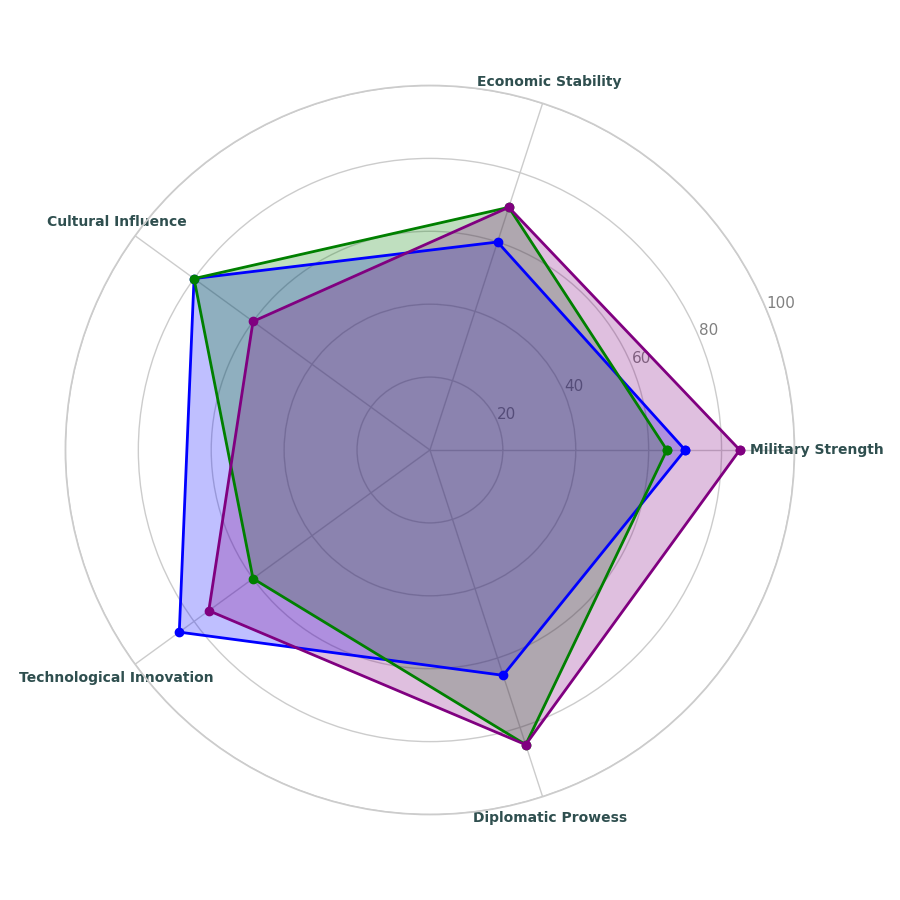

Here is the Python script that generated this plot:
import matplotlib.pyplot as plt
import numpy as np

attributes = ['Military Strength', 'Economic Stability', 'Cultural Influence', 
              'Technological Innovation', 'Diplomatic Prowess']

eldoria_stats = [70, 60, 80, 85, 65]
dracoria_stats = [65, 70, 80, 60, 85]
lunaria_stats = [85, 70, 60, 75, 85]

data = [eldoria_stats, dracoria_stats, lunaria_stats]
colors = ['blue', 'green', 'purple']

num_vars = len(attributes)
angles = np.linspace(0, 2 * np.pi, num_vars, endpoint=False).tolist()
angles += angles[:1] 

def create_radar_chart(ax, data, color):
    data += data[:1]
    ax.plot(angles, data, color=color, linewidth=2, linestyle='solid', marker='o')
    ax.fill(angles, data, color=color, alpha=0.25)

fig, ax = plt.subplots(figsize=(9, 9), subplot_kw=dict(polar=True))

for i in range(len(data)):
    create_radar_chart(ax, data[i], colors[i])

ax.set_yticks([20, 40, 60, 80, 100])
ax.set_yticklabels([str(i) for i in range(20, 120, 20)], color='gray')
ax.set_xticks(angles[:-1])
ax.set_xticklabels(attributes, fontsize=10, color='darkslategray', weight='bold')

for label, angle in zip(ax.get_xticklabels(), angles):
    label.set_horizontalalignment('center')

plt.tight_layout()
plt.show()
